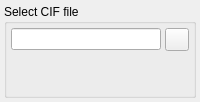
     <widget class="QWidget" name="ImportCIFSelectFilePage">
      <layout class="QVBoxLayout" name="verticalLayout_10">
       <property name="spacing">
        <number>4</number>
       </property>
       <property name="leftMargin">
        <number>4</number>
       </property>
       <property name="topMargin">
        <number>4</number>
       </property>
       <property name="rightMargin">
        <number>4</number>
       </property>
       <property name="bottomMargin">
        <number>4</number>
       </property>
       <item>
        <widget class="QGroupBox" name="InputFileGroup">
         <property name="title">
          <string>Select CIF file</string>
         </property>
         <layout class="QVBoxLayout" name="verticalLayout_7">
          <property name="spacing">
           <number>4</number>
          </property>
          <property name="leftMargin">
           <number>4</number>
          </property>
          <property name="topMargin">
           <number>4</number>
          </property>
          <property name="rightMargin">
           <number>4</number>
          </property>
          <property name="bottomMargin">
           <number>4</number>
          </property>
          <item>
           <layout class="QHBoxLayout" name="horizontalLayout_2">
            <property name="spacing">
             <number>4</number>
            </property>
            <item>
             <widget class="QLineEdit" name="InputFileEdit"/>
            </item>
            <item>
             <widget class="QToolButton" name="InputFileSelectButton">
              <property name="text">
               <string/>
              </property>
              <property name="icon">
               <iconset resource="main.qrc">
                <normaloff>:/general/icons/open.svg</normaloff>:/general/icons/open.svg</iconset>
              </property>
             </widget>
            </item>
           </layout>
          </item>
          <item>
           <spacer name="verticalSpacer_3">
            <property name="orientation">
             <enum>Qt::Vertical</enum>
            </property>
            <property name="sizeHint" stdset="0">
             <size>
              <width>20</width>
              <height>40</height>
             </size>
            </property>
           </spacer>
          </item>
         </layout>
        </widget>
       </item>
      </layout>
     </widget>
